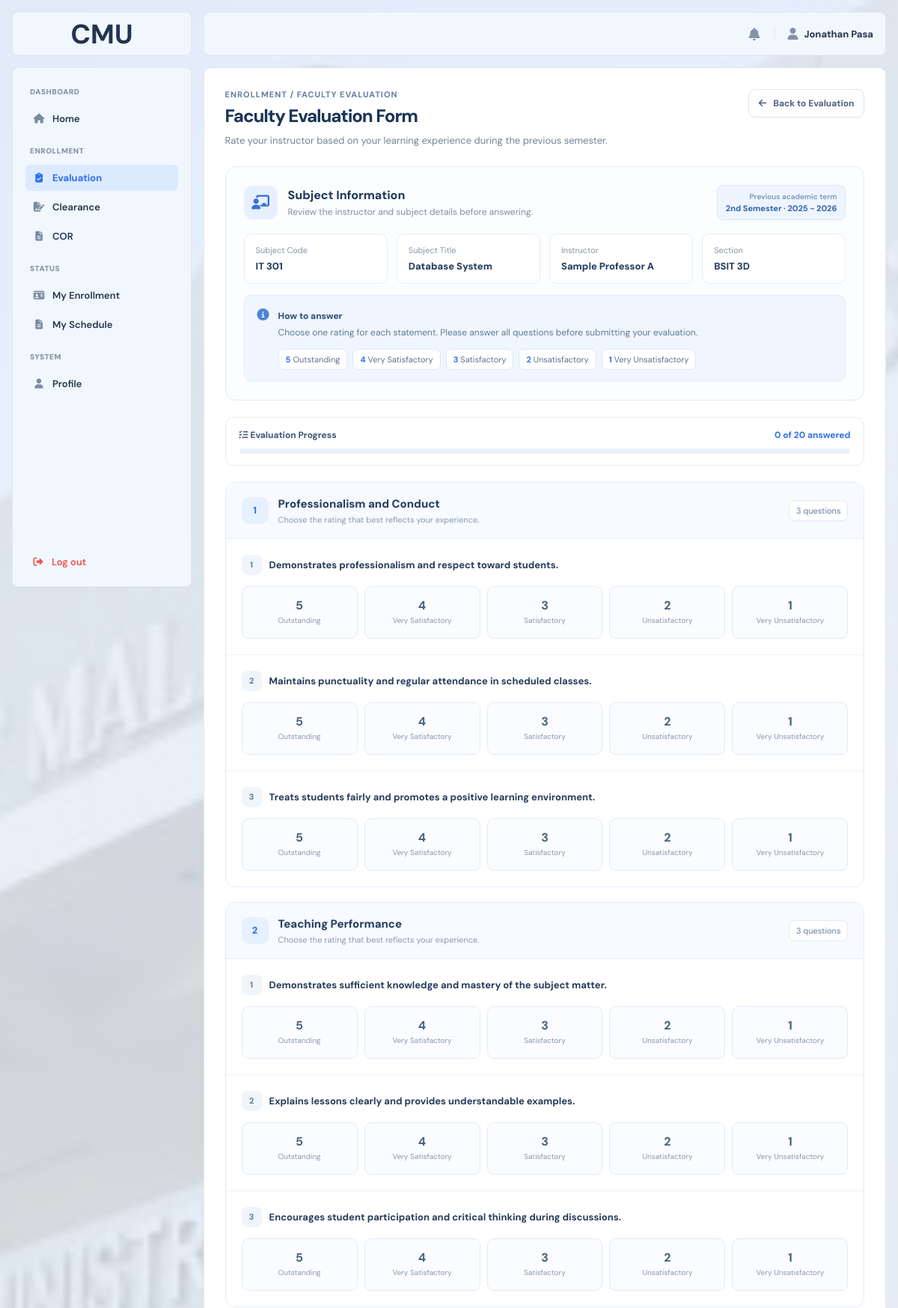
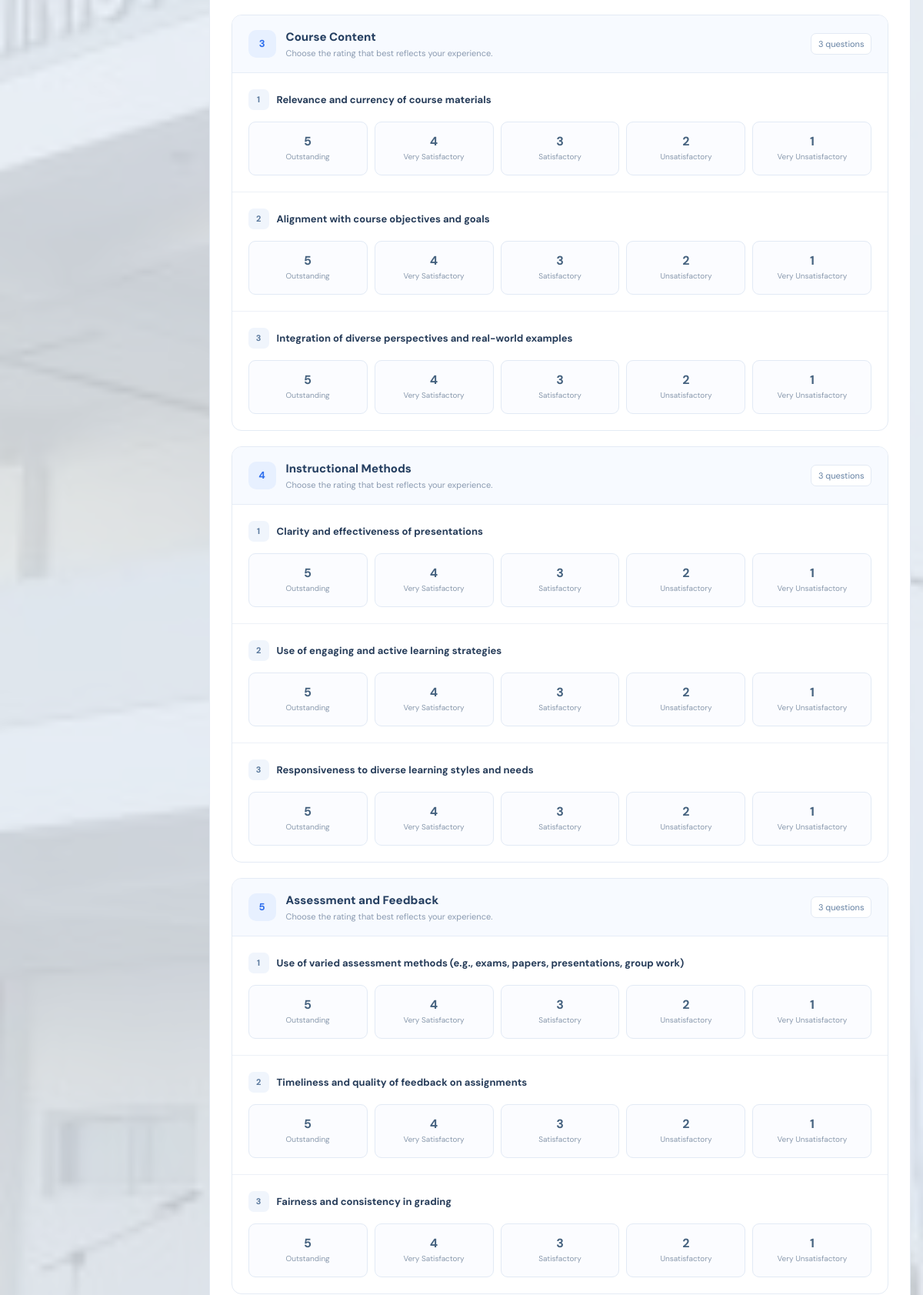
The app's page /?page=evaluation_form&course=8 (signed in, upper part) with its own data (2 pictures, top to bottom).
### tables this page shows
CREATE TABLE `course_offerings` (
  `offering_id` int(10) UNSIGNED NOT NULL,
  `course_id` int(10) UNSIGNED NOT NULL,
  `program` varchar(100) NOT NULL,
  `year_level` int(11) NOT NULL,
  `section` varchar(50) NOT NULL,
  `semester` varchar(50) NOT NULL,
  `school_year` varchar(20) NOT NULL,
  `instructor_name` varchar(150) DEFAULT NULL,
  `created_at` datetime NOT NULL DEFAULT current_timestamp(),
  `updated_at` datetime NOT NULL DEFAULT current_timestamp() ON UPDATE current_timestamp()
);

CREATE TABLE `courses` (
  `course_id` int(10) UNSIGNED NOT NULL,
  `course_code` varchar(50) NOT NULL,
  `course_name` varchar(150) NOT NULL,
  `units` int(11) NOT NULL DEFAULT 3,
  `is_active` tinyint(1) NOT NULL DEFAULT 1,
  `created_at` datetime NOT NULL DEFAULT current_timestamp(),
  `updated_at` datetime NOT NULL DEFAULT current_timestamp() ON UPDATE current_timestamp()
);

CREATE TABLE `evaluation_questions` (
  `question_id` int(10) UNSIGNED NOT NULL,
  `section_number` tinyint(3) UNSIGNED NOT NULL,
  `section_title` varchar(150) NOT NULL,
  `question_order` tinyint(3) UNSIGNED NOT NULL,
  `question_text` text NOT NULL,
  `is_temporary` tinyint(1) NOT NULL DEFAULT 0,
  `is_active` tinyint(1) NOT NULL DEFAULT 1
);

### index.php (called while the page is built, shortened)
<?php
$pages = [
    'home_main' => 'main/home_main.php',
    'course_offering' => 'main/course_offering.php',
    'faculty_evaluation' => 'main/faculty_evaluation.php',
    'evaluation_form' => 'main/evaluation_form.php',
    'clearance_main' => 'main/clearance_main.php',
    'cor' => 'main/cor.php',
    'my_enrollment' => 'main/my_enrollment.php',
    'profile' => 'main/profile.php',
    'admin_home' => 'admin/admin_home.php',
    'enrollment_period' => 'admin/enrollment_period.php',
    'student_enrollment' => 'admin/student_enrollment.php',
    'clearance_submissions' => 'admin/clearance_submissions.php',
    'cor_submissions' => 'admin/cor_submissions.php',
    'course_offerings' => 'admin/course_offerings.php',
    'course_management' => 'admin/course_management.php',
    'student_management' => 'admin/student_management.php',
    'login' => 'auth/login.php',
    'forget' => 'auth/forget.php',
    'verification' => 'auth/verification.php',
    'reset' => 'auth/reset.php',
    'set_password' => 'auth/set_password.php',
    'error404' => 'error/error404.php',
    'maintenance' => 'error/maintenance.php',
    'sample' => 'sample.php',
];
$page = $_GET['page'] ?? 'login';
require FRONTEND_PATH . '/pages/' . $pages[$page];

### backend/helpers/evaluation_completion.php (called while the page is built, shortened)
<?php
function evaluationPreviousTerm(string $semester, string $schoolYear): array
{
    if (!preg_match('/^(\d{4})\s*-\s*(\d{4})$/', trim($schoolYear), $m)) {
        throw new RuntimeException('Invalid enrollment school year.');
    }
    $start = (int) $m[1];
    $end = (int) $m[2];
    $separator = preg_match('/\s-\s/', $schoolYear) ? ' - ' : '-';
    return match ($semester) {
        '1st Semester' => ['2nd Semester', ($start - 1) . $separator . $start],
        '2nd Semester' => ['1st Semester', $start . $separator . $end],
        'Summer' => ['2nd Semester', $start . $separator . $end],
        default => throw new RuntimeException('Invalid enrollment semester.'),
    };
}

### frontend/pages/main/evaluation_form.php (the view, shortened to what this page needs)
<?php
require_once dirname(__DIR__, 3) . '/backend/bootstrap.php';
require_once dirname(__DIR__, 3) . '/backend/helpers/evaluation_completion.php';
$studentId = $_SESSION['student_id'] ?? null;
function evalEscape($value) {
    return htmlspecialchars((string)$value, ENT_QUOTES, 'UTF-8');
}
$offeringId = filter_input(
    INPUT_GET,
    'course',
    FILTER_VALIDATE_INT
);
$settings = $conn->query(
    "SELECT semester, school_year, enrollment_status
     FROM system_settings
     WHERE setting_id = 1"
)->fetch_assoc();
try {
    [$previousSemester, $previousSchoolYear] = evaluationPreviousTerm(
        $settings['semester'], $settings['school_year']
    );
} catch (RuntimeException $e) {
    http_response_code(503);
    exit('The enrollment term is not configured correctly.');
}
$offeringSql = "
    SELECT
        co.offering_id,
        co.instructor_name,
        co.program,
        co.year_level,
        co.section,
        c.course_code,
        c.course_name
    FROM student_course_enrollments sce
    INNER JOIN course_offerings co
        ON sce.offering_id = co.offering_id
    INNER JOIN courses c
        ON co.course_id = c.course_id
    WHERE sce.student_id = ?
      AND co.offering_id = ?
      AND co.semester = ?
      AND co.school_year = ?
    LIMIT 1
";
$offeringStmt = $conn->prepare($offeringSql);
$offeringStmt->bind_param(
    "iiss",
    $studentId,
    $offeringId,
    $previousSemester,
    $previousSchoolYear
);
$offeringStmt->execute();
$offering = $offeringStmt->get_result()->fetch_assoc();
$checkStmt = $conn->prepare(
    "SELECT evaluation_id
     FROM professor_evaluations
     WHERE student_id = ? AND offering_id = ?
     LIMIT 1"
);
$checkStmt->bind_param("ii", $studentId, $offeringId);
$checkStmt->execute();
$alreadyEvaluated = $checkStmt->get_result()->num_rows > 0;
$questionResult = $conn->query(
    "SELECT question_id, section_number,
            section_title, question_order,
            question_text, is_temporary
     FROM evaluation_questions
     WHERE is_active = 1
     ORDER BY section_number, question_order"
);
$sections = [];
$questionIds = [];
while ($question = $questionResult->fetch_assoc()) {
    $sectionNumber = (int)$question['section_number'];
    if (!isset($sections[$sectionNumber])) {
        $sections[$sectionNumber] = [
            'title' => $question['section_title'],
            'questions' => []
        ];
    }
    $sections[$sectionNumber]['questions'][] = $question;
    $questionIds[] = (int)$question['question_id'];
}
?>
<!DOCTYPE html>
<html lang="en">
<head>
    <link rel="stylesheet" href="<?= BASE_URL ?>frontend/assets/css/main.css">
    <link rel="stylesheet" href="<?= BASE_URL ?>frontend/assets/css/student.css">
    <link rel="stylesheet" href="https://cdnjs.cloudflare.com/ajax/libs/font-awesome/6.5.2/css/all.min.css">
</head>
<body>
<div class="layout">
    <div class="imglogo"><span>CMU</span></div>
    <?php require FRONTEND_PATH . 'includes/sidebar.php'; ?>
    <div class="overlay" id="overlay"></div>
    <div class="main">
        <?php require FRONTEND_PATH . 'includes/topbar.php'; ?>
        <main class="evaluation-container">
            <div class="eval-page-heading">
                <div>
                    <div class="eval-eyebrow">Enrollment / Faculty Evaluation</div>
                    <h1>Faculty Evaluation Form</h1>
                    <p>Rate your instructor based on your learning experience during the previous semester.</p>
                </div>
                <a class="eval-back-link" href="<?= BASE_URL ?>?page=faculty_evaluation"><i class="fa-solid fa-arrow-left"></i> Back to Evaluation</a>
            </div>
            <section class="eval-summary" aria-label="Subject and professor details">
                <div class="eval-summary-top">
                    <div class="eval-summary-icon"><i class="fa-solid fa-chalkboard-user"></i></div>
                    <div>
                        <h2>Subject Information</h2>
                        <p>Review the instructor and subject details before answering.</p>
                    </div>
                    <div class="eval-term"><span>Previous academic term</span><?= evalEscape($previousSemester) ?> · <?= evalEscape($previousSchoolYear) ?></div>
                </div>
                <div class="eval-faculty-info">
                    <div class="eval-info-tile"><span>Subject Code</span><strong><?= evalEscape($offering['course_code']) ?></strong></div>
                    <div class="eval-info-tile"><span>Subject Title</span><strong><?= evalEscape($offering['course_name']) ?></strong></div>
                    <div class="eval-info-tile"><span>Instructor</span><strong><?= evalEscape($offering['instructor_name']) ?></strong></div>
                    <div class="eval-info-tile"><span>Section</span><strong><?= evalEscape($offering['section']) ?></strong></div>
                </div>
                <div class="eval-instructions">
                    <i class="fa-solid fa-circle-info" aria-hidden="true"></i>
                    <div>
                        <strong>How to answer</strong>
                        <p>Choose one rating for each statement. Please answer all questions before submitting your evaluation.</p>
                        <div class="eval-scale">
                            <span><b>5</b> Outstanding</span>
                            <span><b>4</b> Very Satisfactory</span>
                            <span><b>3</b> Satisfactory</span>
                            <span><b>2</b> Unsatisfactory</span>
                            <span><b>1</b> Very Unsatisfactory</span>
                        </div>
                    </div>
                </div>
            </section>
            <?php if ($alreadyEvaluated): ?>
                <div class="eval-completed">
                    <i class="fa-solid fa-circle-check"></i>
                    <h2>Evaluation Completed</h2>
                    <p>You have already submitted your evaluation for this subject.</p>
                    <a href="<?= BASE_URL ?>?page=faculty_evaluation">Return to Faculty Evaluation</a>
                </div>
            <?php else: ?>
                <form method="POST" action="<?= BASE_URL ?>?page=evaluation_form&amp;course=<?= (int)$offeringId ?>" id="facultyEvaluationForm">
                    <div class="eval-progress" aria-live="polite">
                        <div class="eval-progress-top"><span><i class="fa-solid fa-list-check"></i> Evaluation Progress</span><span class="eval-progress-count"><span id="evalAnswered">0</span> of <?= count($questionIds) ?> answered</span></div>
                        <div class="eval-progress-track" role="progressbar" aria-label="Questions answered" aria-valuemin="0" aria-valuemax="<?= count($questionIds) ?>" aria-valuenow="0" id="evalProgressBar"><div class="eval-progress-fill" id="evalProgressFill"></div></div>
                    </div>
                    <?php foreach ($sections as $sectionNumber => $section): ?>
                        <section class="eval-section">
                            <div class="eval-section-head">
                                <div class="eval-section-number"><?= (int)$sectionNumber ?></div>
                                <div><h3><?= evalEscape($section['title']) ?></h3><p>Choose the rating that best reflects your experience.</p></div>
                                <span class="eval-section-count"><?= count($section['questions']) ?> questions</span>
                            </div>
                            <?php foreach ($section['questions'] as $index => $question): ?>
                                <?php $questionId = (int)$question['question_id']; ?>
                                <div class="eval-question">
                                    <div class="eval-question-heading">
                                        <span class="eval-question-number"><?= (int)($index + 1) ?></span>
                                        <p id="eval-question-<?= $questionId ?>"><?= evalEscape($question['question_text']) ?></p>
                                    </div>
                                    <div class="eval-rating-options" role="radiogroup" aria-labelledby="eval-question-<?= $questionId ?>">
                                        <?php
                                        $ratingLabels = [5 => 'Outstanding', 4 => 'Very Satisfactory', 3 => 'Satisfactory', 2 => 'Unsatisfactory', 1 => 'Very Unsatisfactory'];
                                        for ($rating = 5; $rating >= 1; $rating--):
                                        ?>
                                            <label class="eval-rating-choice">
                                                <span class="eval-rating-choice-content"><strong><?= $rating ?></strong><small><?= evalEscape($ratingLabels[$rating]) ?></small></span>
                                            </label>
                                        <?php endfor; ?>
                                    </div>
                                </div>
                            <?php endforeach; ?>
                        </section>
                    <?php endforeach; ?>
                </form>
            <?php endif; ?>
        </main>
    </div>
</div>
</body>
</html>

### frontend/assets/css/main.css (style rules this page uses)
:root { --graystuble: #F8FAFC; --bluesubtle: #F0F7FD; --primary: #2f6fed; --primary-dark: #1c3f8f; --text: #24344d; --muted: #8592a6; --panel: #fbfcfe; --white: #ffffff; --border: #e3e9f2; --chip-bg: #eef1f6; --chip-color: #5b6b85; --blue: #2f6fed; --blue-bg: #dce9fd; --light-blue: #f8fafc; --lightest-blue: #eff6ff; --green: #2fb872; --green-bg: #d9f3e4; --orange: #f0a021; --orange-bg: #fcecc9; --danger: #ef5350; --danger-bg: #fbdedd; --table-head-bg: #1e293f; --table-head-text: #ffffff; --tips-grad-start: #1c3f8f; --tips-grad-end: #2f6fed; --tips-icon-bg: rgba(255, 255, 255, 0.2); --tips-text: rgba(255, 255, 255, 0.9); --teal: #0f9aa0; --teal-bg: #d7f1f2; --radius-sm: 8px; --radius-md: 14px; --sidebar-w: 240px; }
* { box-sizing: border-box; }
html, body { margin: 0; padding: 0; min-height: 100%; }
body { background-image: url('../img/cmu.png'); background-size: cover; background-position: center; background-repeat: no-repeat; font-family: "DM Sans", sans-serif; color: var(--text); overflow-x: hidden; }
a { color: inherit; text-decoration: none; }
.layout { display: grid; grid-template-columns: 240px minmax(0, 1fr); grid-template-rows: 58px minmax(0, 1fr); gap: 16px; width: 100%; min-height: 100vh; background: rgb(240, 247, 253, 0.8); padding: 16px; }
.imglogo { grid-column: 1; grid-row: 1; display: flex; align-items: center; justify-content: center; padding: 16px; background: var(--bluesubtle); border: 1px solid var(--border); border-radius: var(--radius-sm); }
.imglogo span { font-size: 36px; font-weight: 700; }
.main { grid-column: 2; grid-row: 1 / 3; display: grid; grid-template-rows: 58px minmax(0, 1fr); gap: 16px; min-width: 0; min-height: 0; background: transparent; }
@media (min-width: 769px) { .layout > .imglogo { position: fixed; top: 16px; left: 16px; width: var(--sidebar-w, 240px); height: 58px; z-index: 31; } }

### records on screen
course_offerings: course.course_code "IT 301", course.course_name "Database System", instructor_name "Sample Professor A", section "BSIT 3D"
evaluation_questions: question_text "Demonstrates professionalism and respect toward students.", rating "Outstanding", rating "Very Satisfactory", rating "Satisfactory", rating "Unsatisfactory", rating "Very Unsatisfactory"
evaluation_questions: question_text "Maintains punctuality and regular attendance in scheduled classes.", rating "Outstanding", rating "Very Satisfactory", rating "Satisfactory", rating "Unsatisfactory", rating "Very Unsatisfactory"
evaluation_questions: question_text "Treats students fairly and promotes a positive learning environment.", rating "Outstanding", rating "Very Satisfactory", rating "Satisfactory", rating "Unsatisfactory", rating "Very Unsatisfactory"
evaluation_questions: question_text "Demonstrates sufficient knowledge and mastery of the subject matter.", rating "Outstanding", rating "Very Satisfactory", rating "Satisfactory", rating "Unsatisfactory", rating "Very Unsatisfactory"
evaluation_questions: question_text "Explains lessons clearly and provides understandable examples.", rating "Outstanding", rating "Very Satisfactory", rating "Satisfactory", rating "Unsatisfactory", rating "Very Unsatisfactory"
evaluation_questions: question_text "Encourages student participation and critical thinking during discussions.", rating "Outstanding", rating "Very Satisfactory", rating "Satisfactory", rating "Unsatisfactory", rating "Very Unsatisfactory"
evaluation_questions: question_text "Relevance and currency of course materials", rating "Outstanding", rating "Very Satisfactory", rating "Satisfactory", rating "Unsatisfactory", rating "Very Unsatisfactory"
evaluation_questions: question_text "Alignment with course objectives and goals", rating "Outstanding", rating "Very Satisfactory", rating "Satisfactory", rating "Unsatisfactory", rating "Very Unsatisfactory"
evaluation_questions: question_text "Integration of diverse perspectives and real-world examples", rating "Outstanding", rating "Very Satisfactory", rating "Satisfactory", rating "Unsatisfactory", rating "Very Unsatisfactory"
evaluation_questions: question_text "Clarity and effectiveness of presentations", rating "Outstanding", rating "Very Satisfactory", rating "Satisfactory", rating "Unsatisfactory", rating "Very Unsatisfactory"
evaluation_questions: question_text "Use of engaging and active learning strategies", rating "Outstanding", rating "Very Satisfactory", rating "Satisfactory", rating "Unsatisfactory", rating "Very Unsatisfactory"
evaluation_questions: question_text "Responsiveness to diverse learning styles and needs", rating "Outstanding", rating "Very Satisfactory", rating "Satisfactory", rating "Unsatisfactory", rating "Very Unsatisfactory"
evaluation_questions: question_text "Use of varied assessment methods (e.g., exams, papers, presentations, group work)", rating "Outstanding", rating "Very Satisfactory", rating "Satisfactory", rating "Unsatisfactory", rating "Very Unsatisfactory"
evaluation_questions: question_text "Timeliness and quality of feedback on assignments", rating "Outstanding", rating "Very Satisfactory", rating "Satisfactory", rating "Unsatisfactory", rating "Very Unsatisfactory"
evaluation_questions: question_text "Fairness and consistency in grading", rating "Outstanding", rating "Very Satisfactory", rating "Satisfactory", rating "Unsatisfactory", rating "Very Unsatisfactory"

### other values on screen
$section['title'] "ENROLLMENT"
$item['label'] "Evaluation"
$item['label'] "Clearance"
$item['label'] "COR"
$section['title'] "STATUS"
$item['label'] "My Enrollment"
$item['label'] "My Schedule"
$section['title'] "SYSTEM"
$item['label'] "Profile"
$userName "Jonathan Pasa"
evalEscape($previousSemester) "2nd Semester"
evalEscape($previousSchoolYear) "2025 - 2026"
count($questionIds) "20"
$sectionNumber "1"
evalEscape($section['title']) "Professionalism and Conduct"
